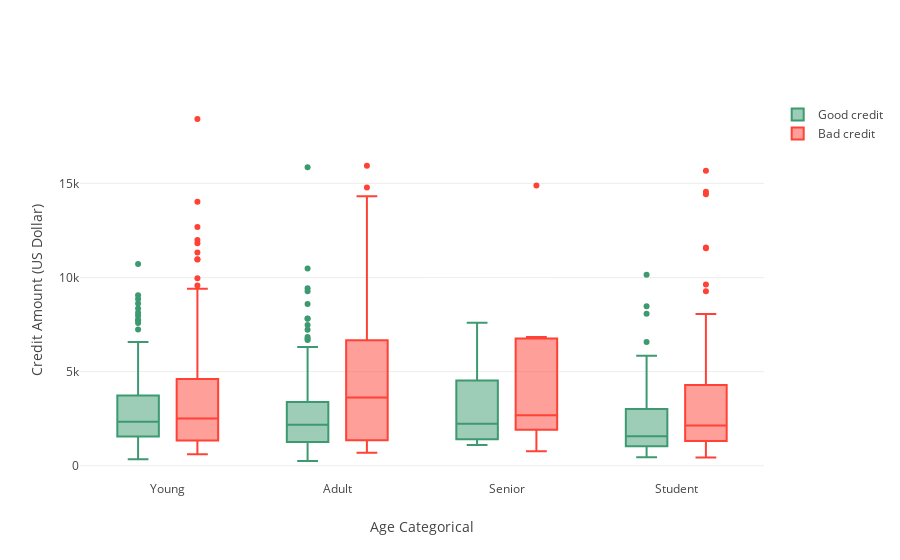

Write notebook code for a chart like this one.
### Code cell
trace0 = go.Box(
    y=df_good["Credit amount"],
    x=df_good["Age_cat"],
    name='Good credit',
    marker=dict(
        color='#3D9970'
    )
)

trace1 = go.Box(
    y=df_bad['Credit amount'],
    x=df_bad['Age_cat'],
    name='Bad credit',
    marker=dict(
        color='#FF4136'
    )
)
    
data = [trace0, trace1]

layout = go.Layout(
    yaxis=dict(
        title='Credit Amount (US Dollar)',
        zeroline=False
    ),
    xaxis=dict(
        title='Age Categorical'
    ),
    boxmode='group'
)
fig = go.Figure(data=data, layout=layout)

py.iplot(fig, filename='box-age-cat')

### Figure 1 — Plotly figure (JSON) as saved in the notebook; plotly's stock layout.template omitted (floating-point values rounded to 4 significant figures; data arrays with more than 128 entries replaced by an {"elided": "..."} marker saying what was removed)
{"data": [{"marker": {"color": "#3D9970"}, "name": "Good credit", "type": "box", "uid": "a6d62b7a-0a56-4bff-8b54-8754e3fc3e74", "x": {"elided": "300 str values"}, "y": {"elided": "300 int values"}}, {"marker": {"color": "#FF4136"}, "name": "Bad credit", "type": "box", "uid": "88353fa5-c5c7-4558-8697-97da3728ad1a", "x": {"elided": "300 str values"}, "y": {"elided": "300 int values"}}], "layout": {"boxmode": "group", "xaxis": {"title": {"text": "Age Categorical"}}, "yaxis": {"title": {"text": "Credit Amount (US Dollar)"}, "zeroline": false}}}
